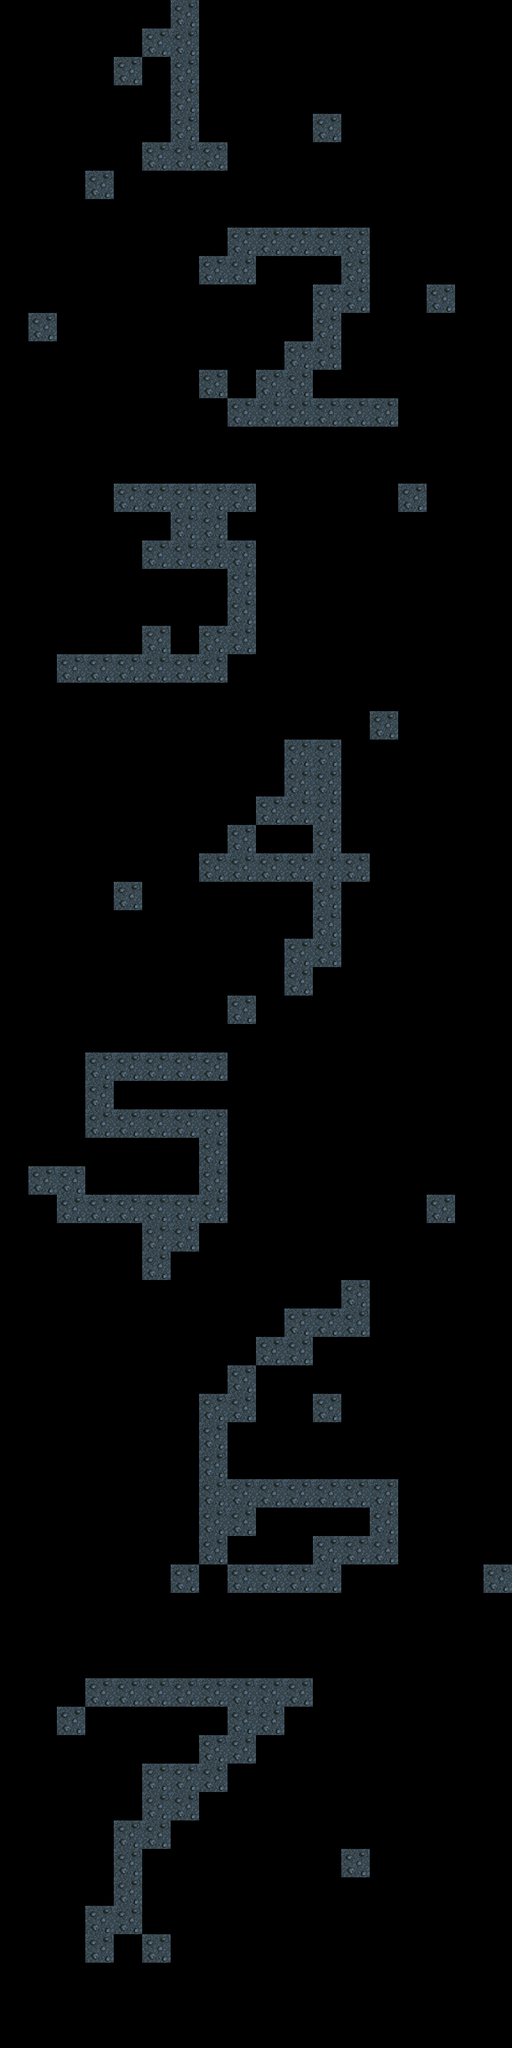

This is a level from a 2D game, rendered from its Tiled map with the project's own tilesets. A one-line summary and the complete map file follow:
An orthogonal 18x72 tile map with 40x40 px tiles, 1 tile layer (Debris).

<map version="1.0" orientation="orthogonal" renderorder="right-down" width="18" height="72" tilewidth="40" tileheight="40" nextobjectid="1">
 <tileset firstgid="1" name="caveTileSet1" tilewidth="40" tileheight="40" tilecount="1" columns="1">
  <image source="../../bin/assets/caveTileSet1.png" width="40" height="40" />
 </tileset>
 <layer name="Debris" width="18" height="72">
  <data encoding="csv">
0,0,0,0,0,0,1,0,0,0,0,0,0,0,0,0,0,0,
0,0,0,0,0,1,1,0,0,0,0,0,0,0,0,0,0,0,
0,0,0,0,1,0,1,0,0,0,0,0,0,0,0,0,0,0,
0,0,0,0,0,0,1,0,0,0,0,0,0,0,0,0,0,0,
0,0,0,0,0,0,1,0,0,0,0,1,0,0,0,0,0,0,
0,0,0,0,0,1,1,1,0,0,0,0,0,0,0,0,0,0,
0,0,0,1,0,0,0,0,0,0,0,0,0,0,0,0,0,0,
0,0,0,0,0,0,0,0,0,0,0,0,0,0,0,0,0,0,
0,0,0,0,0,0,0,0,1,1,1,1,1,0,0,0,0,0,
0,0,0,0,0,0,0,1,1,0,0,0,1,0,0,0,0,0,
0,0,0,0,0,0,0,0,0,0,0,1,1,0,0,1,0,0,
0,1,0,0,0,0,0,0,0,0,0,1,0,0,0,0,0,0,
0,0,0,0,0,0,0,0,0,0,1,1,0,0,0,0,0,0,
0,0,0,0,0,0,0,1,0,1,1,0,0,0,0,0,0,0,
0,0,0,0,0,0,0,0,1,1,1,1,1,1,0,0,0,0,
0,0,0,0,0,0,0,0,0,0,0,0,0,0,0,0,0,0,
0,0,0,0,0,0,0,0,0,0,0,0,0,0,0,0,0,0,
0,0,0,0,1,1,1,1,1,0,0,0,0,0,1,0,0,0,
0,0,0,0,0,0,1,1,0,0,0,0,0,0,0,0,0,0,
0,0,0,0,0,1,1,1,1,0,0,0,0,0,0,0,0,0,
0,0,0,0,0,0,0,0,1,0,0,0,0,0,0,0,0,0,
0,0,0,0,0,0,0,0,1,0,0,0,0,0,0,0,0,0,
0,0,0,0,0,1,0,1,1,0,0,0,0,0,0,0,0,0,
0,0,1,1,1,1,1,1,0,0,0,0,0,0,0,0,0,0,
0,0,0,0,0,0,0,0,0,0,0,0,0,0,0,0,0,0,
0,0,0,0,0,0,0,0,0,0,0,0,0,1,0,0,0,0,
0,0,0,0,0,0,0,0,0,0,1,1,0,0,0,0,0,0,
0,0,0,0,0,0,0,0,0,0,1,1,0,0,0,0,0,0,
0,0,0,0,0,0,0,0,0,1,1,1,0,0,0,0,0,0,
0,0,0,0,0,0,0,0,1,0,0,1,0,0,0,0,0,0,
0,0,0,0,0,0,0,1,1,1,1,1,1,0,0,0,0,0,
0,0,0,0,1,0,0,0,0,0,0,1,0,0,0,0,0,0,
0,0,0,0,0,0,0,0,0,0,0,1,0,0,0,0,0,0,
0,0,0,0,0,0,0,0,0,0,1,1,0,0,0,0,0,0,
0,0,0,0,0,0,0,0,0,0,1,0,0,0,0,0,0,0,
0,0,0,0,0,0,0,0,1,0,0,0,0,0,0,0,0,0,
0,0,0,0,0,0,0,0,0,0,0,0,0,0,0,0,0,0,
0,0,0,1,1,1,1,1,0,0,0,0,0,0,0,0,0,0,
0,0,0,1,0,0,0,0,0,0,0,0,0,0,0,0,0,0,
0,0,0,1,1,1,1,1,0,0,0,0,0,0,0,0,0,0,
0,0,0,0,0,0,0,1,0,0,0,0,0,0,0,0,0,0,
0,1,1,0,0,0,0,1,0,0,0,0,0,0,0,0,0,0,
0,0,1,1,1,1,1,1,0,0,0,0,0,0,0,1,0,0,
0,0,0,0,0,1,1,0,0,0,0,0,0,0,0,0,0,0,
0,0,0,0,0,1,0,0,0,0,0,0,0,0,0,0,0,0,
0,0,0,0,0,0,0,0,0,0,0,0,1,0,0,0,0,0,
0,0,0,0,0,0,0,0,0,0,1,1,1,0,0,0,0,0,
0,0,0,0,0,0,0,0,0,1,1,0,0,0,0,0,0,0,
0,0,0,0,0,0,0,0,1,0,0,0,0,0,0,0,0,0,
0,0,0,0,0,0,0,1,1,0,0,1,0,0,0,0,0,0,
0,0,0,0,0,0,0,1,0,0,0,0,0,0,0,0,0,0,
0,0,0,0,0,0,0,1,0,0,0,0,0,0,0,0,0,0,
0,0,0,0,0,0,0,1,1,1,1,1,1,1,0,0,0,0,
0,0,0,0,0,0,0,1,1,0,0,0,0,1,0,0,0,0,
0,0,0,0,0,0,0,1,0,0,0,1,1,1,0,0,0,0,
0,0,0,0,0,0,1,0,1,1,1,1,0,0,0,0,0,1,
0,0,0,0,0,0,0,0,0,0,0,0,0,0,0,0,0,0,
0,0,0,0,0,0,0,0,0,0,0,0,0,0,0,0,0,0,
0,0,0,0,0,0,0,0,0,0,0,0,0,0,0,0,0,0,
0,0,0,1,1,1,1,1,1,1,1,0,0,0,0,0,0,0,
0,0,1,0,0,0,0,0,1,1,0,0,0,0,0,0,0,0,
0,0,0,0,0,0,0,1,1,0,0,0,0,0,0,0,0,0,
0,0,0,0,0,1,1,1,0,0,0,0,0,0,0,0,0,0,
0,0,0,0,0,1,1,0,0,0,0,0,0,0,0,0,0,0,
0,0,0,0,1,1,0,0,0,0,0,0,0,0,0,0,0,0,
0,0,0,0,1,0,0,0,0,0,0,0,1,0,0,0,0,0,
0,0,0,0,1,0,0,0,0,0,0,0,0,0,0,0,0,0,
0,0,0,1,1,0,0,0,0,0,0,0,0,0,0,0,0,0,
0,0,0,1,0,1,0,0,0,0,0,0,0,0,0,0,0,0,
0,0,0,0,0,0,0,0,0,0,0,0,0,0,0,0,0,0,
0,0,0,0,0,0,0,0,0,0,0,0,0,0,0,0,0,0,
0,0,0,0,0,0,0,0,0,0,0,0,0,0,0,0,0,0
</data>
 </layer>
</map>
